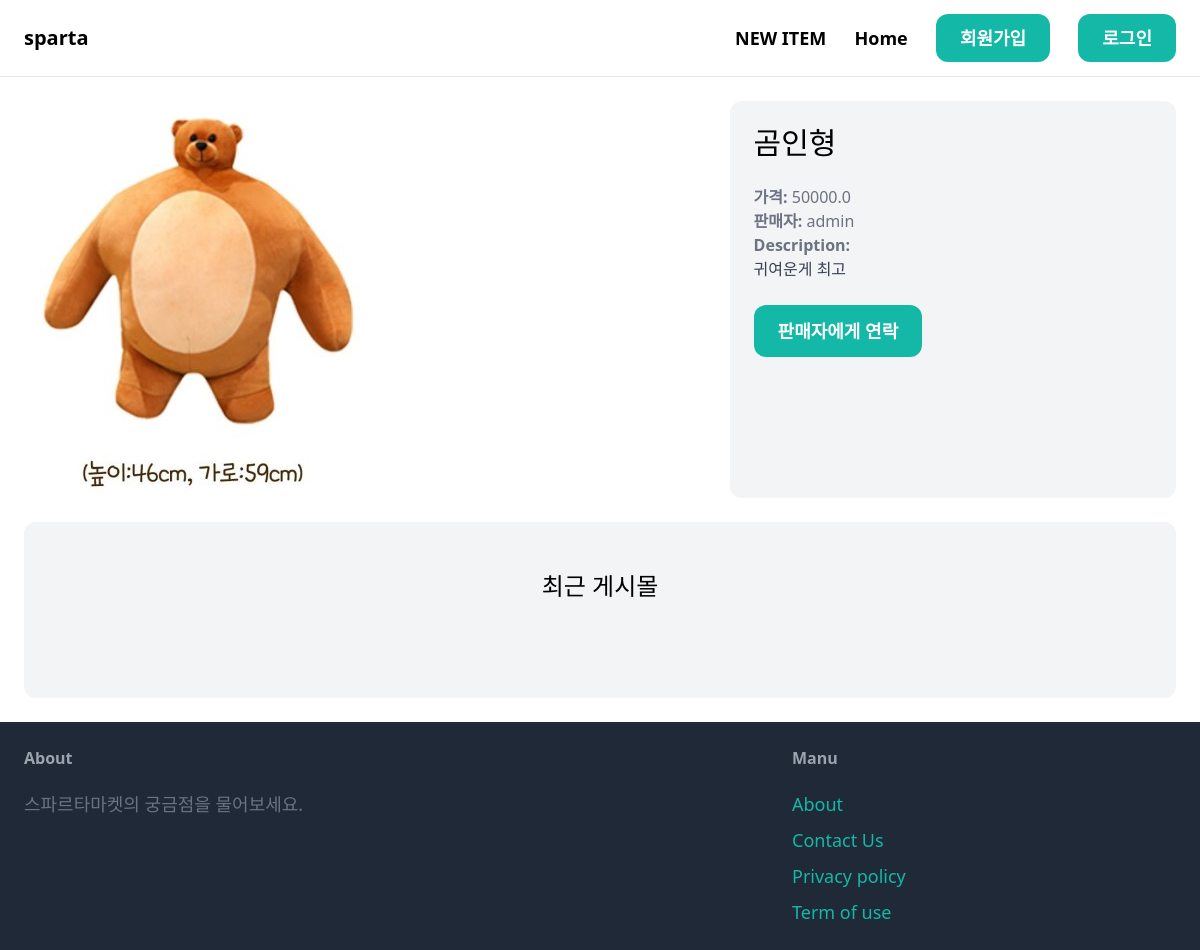
The app's page /items/1/, older data.
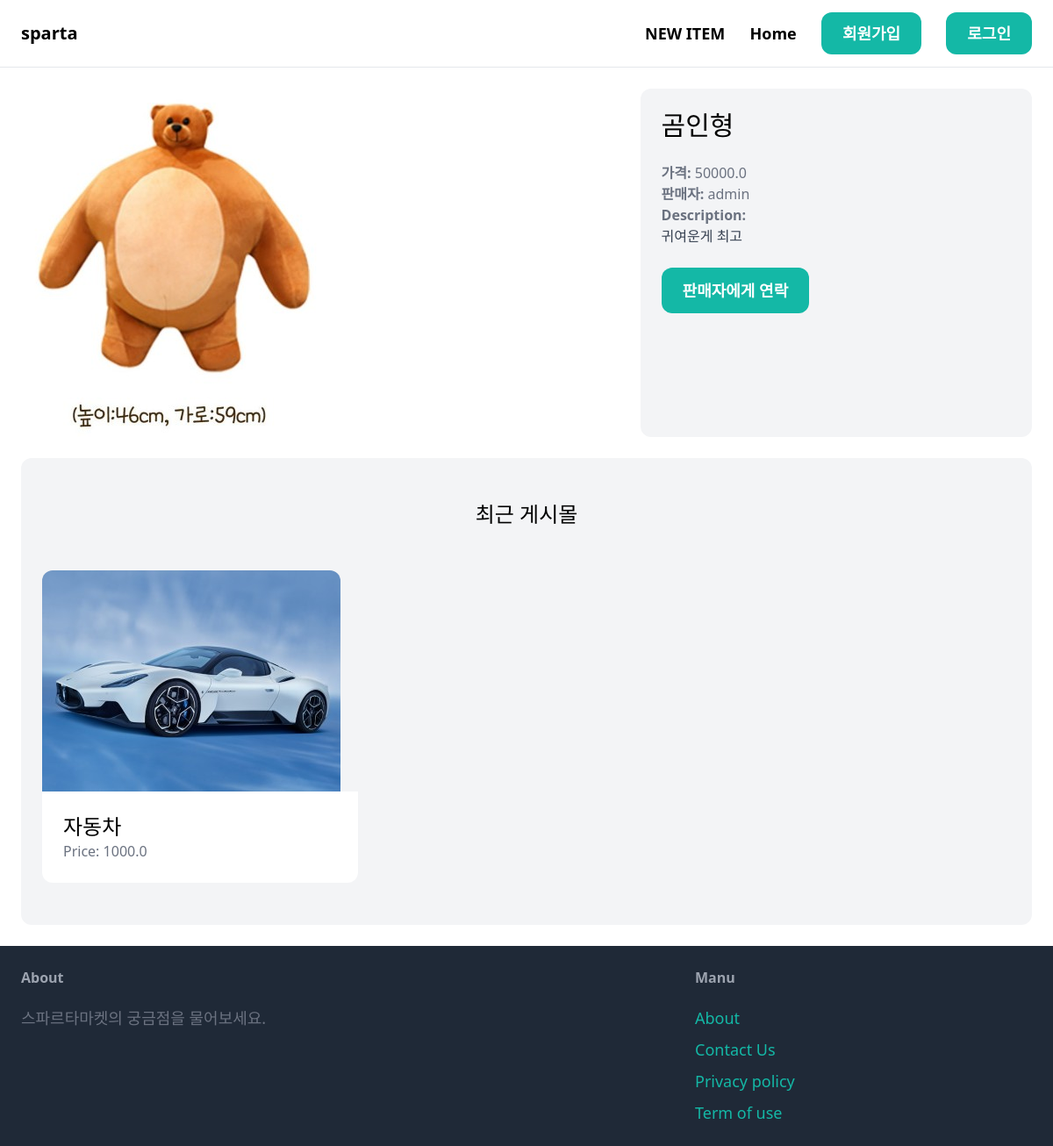
The same page, newer data.
### item/models.py (models this page shows, shortened)
class Item(models.Model):
    category = models.ForeignKey(Category, related_name='items', on_delete=models.CASCADE)
    name = models.CharField(max_length=255)
    description = models.TextField(blank=True, null=True)
    price = models.FloatField()
    image = models.ImageField(upload_to='item_image', blank=True, null=True)
    is_sold = models.BooleanField(default=False)
    created_by = models.ForeignKey(User, related_name='items', on_delete=models.CASCADE)
    created_at = models.DateTimeField(auto_now_add=True)

### item/views.py (the view)
# urls.py: path('<int:pk>/', views.detail, name='detail'),
def detail(request, pk):
    item = get_object_or_404(Item, pk=pk)
    related_items = Item.objects.filter(category=item.category, is_sold=False).exclude(pk=pk)[0:3]
    return render(request, 'item/detail.html', {
        'item': item,
        'related_items': related_items
    })

### item/templates/item/detail.html (shortened to what this page needs)
{% extends 'core/base.html' %}
{% block content %}
    <div class="grid grid-cols-5 gap-6">
        <div class="col-span-3">
            <img src="{{ item.image.url }}" class="rounded-xl">
        </div>
        <div class="col-span-2 p-6 bg-gray-100 rounded-xl">
            <h1 class="mb-6 text-3xl">{{ item.name }}</h1>
            <p class="text-gray-500"><strong>가격: </strong>{{ item.price }}</p>
            <p class="text-gray-500"><strong>판매자: </strong>{{ item.created_by.username }}</p>
            {% if item.description %}
                <p class="text-gray-700">
                    <strong class="text-gray-500">Description:</strong><br>
                    {{ item.description }}
                </p>
            {% endif %}
            <a href="#" class="inline-block mt-6 px-6 py-3 text-lg font-semibold bg-teal-500 text-white rounded-xl hover:bg-teal-700">판매자에게 연락</a>
        </div>
    </div>
        <div class="mt-6 px-6 py-12 bg-gray-100 rounded-xl">
            <h2 class="mb-12 text-2xl text-center">최근 게시몰</h2>
            <div class="grid grid-cols-3 gap-3">
                {% for item in related_items %}
                    <div>
                        <a href="{% url 'item:detail' item.id %}">
                            <div>
                                <img src="{{ item.image.url }}" class="rounded-t-xl">
                            </div>
                            <div class="p-6 bg-white rounded-b-xl">
                                <h2 class="text-2xl">{{ item.name }}</h2>
                                <p class="text-gray-500">Price: {{ item.price }}</p>
                            </div>
                        </a>
                    </div>
                {% endfor %}
            </div>
        </div>
{% endblock %}

Row changes from the older to the newer data that the page shows:
added Item: image (picture), name "자동차", price "1000.0"
